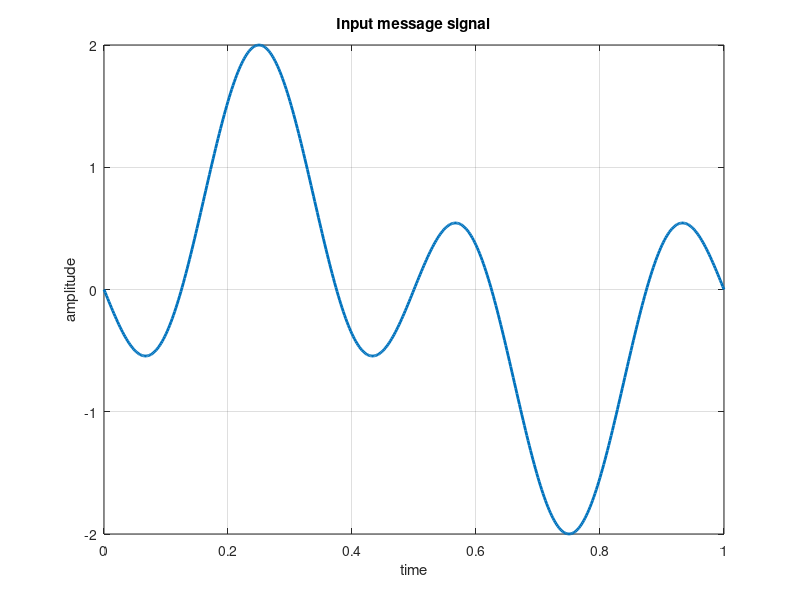
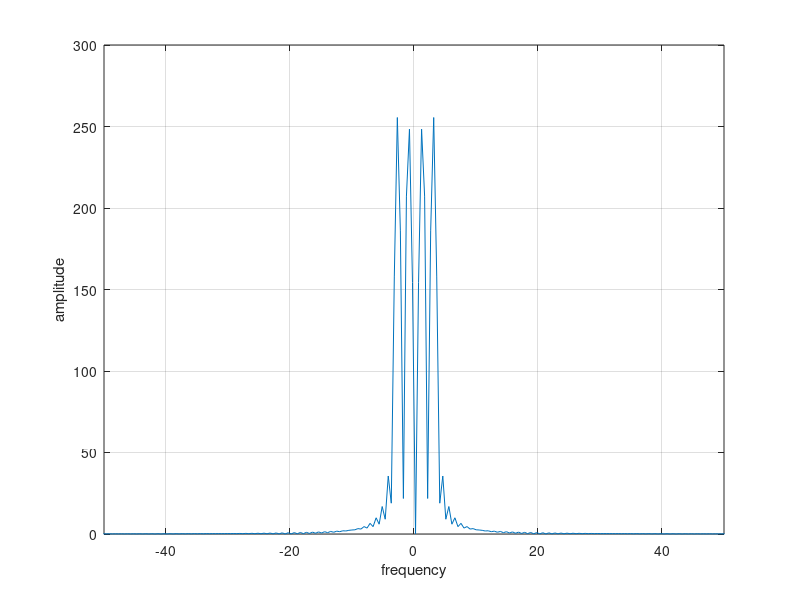
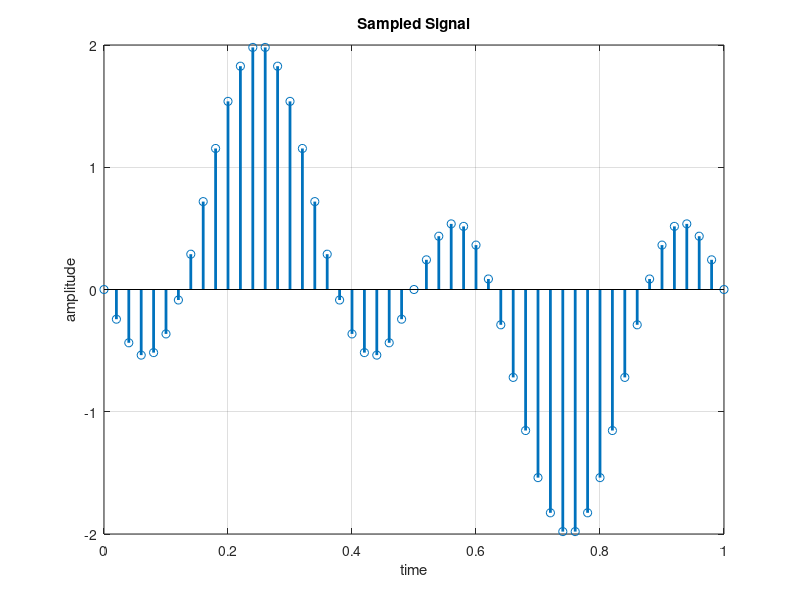
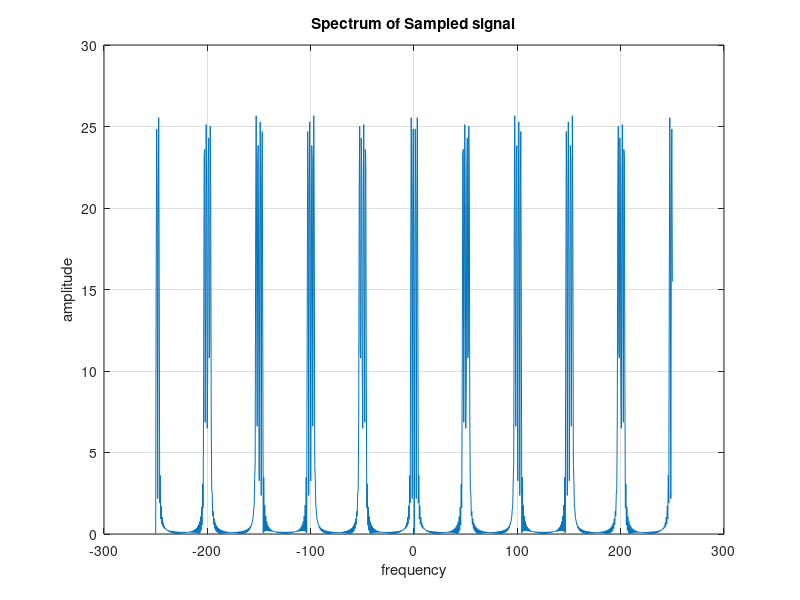

MATLAB code for these plots, in order:
%% Copyright @ Dr Sudip Mandal
% Digital Communication Lab

%% ANALYSIS OF SAMPLING THEOREM
 
clear all;
close all;
clc;

%Define the message signal
tot=1;
td=0.002;
t=0:td:tot;
L=length(t);
x=sin(2*pi*t)-sin(6*pi*t);

%Plot the message signal in time domain
figure(1);
plot (t,x,'linewidth',2);
xlabel('time');ylabel('amplitude');
grid;
title('Input message signal')

%Plot the signal in frequency domain
Lf=length(x);
Lfft=2^ceil(log2(Lf)+1);
fmax=1/(2*td);
Faxis=linspace(-fmax,fmax,Lfft);
xfft=fftshift(fft(x,Lfft));

figure(2);
plot(Faxis,abs(xfft));
xlabel('frequency');ylabel('amplitude');
axis([-50 50 0 300]);
grid;

%Sample the message signal
ts=0.02;
Nfactor=round(ts/td);
xsm=downsample(x,Nfactor);
tsm=0:ts:tot;

%Plot the sampled signal(discrete time version)
figure(3);
stem(tsm,xsm,'linewidth',2);
xlabel('time');ylabel('amplitude');
grid;
title('Sampled Signal');

%Compute the spectrum of sampled signal
xsmu=upsample(xsm,Nfactor);
Lfu=length(xsmu);
Lffu=2^ceil(log2(Lfu)+1);
fmaxu=1/(2*td);
Faxisu=linspace(-fmaxu,fmaxu,Lffu);
xfftu=fftshift(fft(xsmu,Lffu));

%Plot the spectrum of the sampled siganl
figure(4);
plot(Faxisu,abs(xfftu));
xlabel('frequency');ylabel('amplitude');
title('Spectrum of Sampled signal');
grid;



